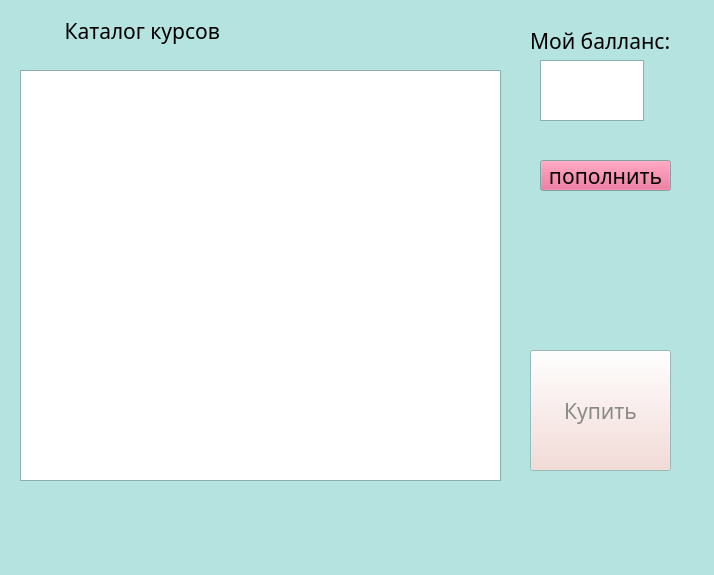
<?xml version="1.0" encoding="UTF-8"?>
<ui version="4.0">
 <class>adds</class>
 <widget class="QDialog" name="adds">
  <property name="geometry">
   <rect>
    <x>0</x>
    <y>0</y>
    <width>714</width>
    <height>575</height>
   </rect>
  </property>
  <property name="palette">
   <palette>
    <active>
     <colorrole role="Button">
      <brush brushstyle="SolidPattern">
       <color alpha="255">
        <red>227</red>
        <green>89</green>
        <blue>132</blue>
       </color>
      </brush>
     </colorrole>
     <colorrole role="Base">
      <brush brushstyle="SolidPattern">
       <color alpha="255">
        <red>255</red>
        <green>255</green>
        <blue>255</blue>
       </color>
      </brush>
     </colorrole>
     <colorrole role="Window">
      <brush brushstyle="SolidPattern">
       <color alpha="255">
        <red>181</red>
        <green>227</green>
        <blue>224</blue>
       </color>
      </brush>
     </colorrole>
    </active>
    <inactive>
     <colorrole role="Button">
      <brush brushstyle="SolidPattern">
       <color alpha="255">
        <red>227</red>
        <green>89</green>
        <blue>132</blue>
       </color>
      </brush>
     </colorrole>
     <colorrole role="Base">
      <brush brushstyle="SolidPattern">
       <color alpha="255">
        <red>255</red>
        <green>255</green>
        <blue>255</blue>
       </color>
      </brush>
     </colorrole>
     <colorrole role="Window">
      <brush brushstyle="SolidPattern">
       <color alpha="255">
        <red>181</red>
        <green>227</green>
        <blue>224</blue>
       </color>
      </brush>
     </colorrole>
    </inactive>
    <disabled>
     <colorrole role="Button">
      <brush brushstyle="SolidPattern">
       <color alpha="255">
        <red>244</red>
        <green>213</green>
        <blue>208</blue>
       </color>
      </brush>
     </colorrole>
     <colorrole role="Base">
      <brush brushstyle="SolidPattern">
       <color alpha="255">
        <red>181</red>
        <green>227</green>
        <blue>224</blue>
       </color>
      </brush>
     </colorrole>
     <colorrole role="Window">
      <brush brushstyle="SolidPattern">
       <color alpha="255">
        <red>181</red>
        <green>227</green>
        <blue>224</blue>
       </color>
      </brush>
     </colorrole>
    </disabled>
   </palette>
  </property>
  <property name="font">
   <font>
    <family>Sawasdee</family>
    <pointsize>16</pointsize>
   </font>
  </property>
  <property name="windowTitle">
   <string>Dialog</string>
  </property>
  <widget class="QLabel" name="label">
   <property name="geometry">
    <rect>
     <x>10</x>
     <y>10</y>
     <width>471</width>
     <height>41</height>
    </rect>
   </property>
   <property name="text">
    <string>          Каталог курсов</string>
   </property>
  </widget>
  <widget class="QTableView" name="tableView">
   <property name="geometry">
    <rect>
     <x>20</x>
     <y>70</y>
     <width>481</width>
     <height>411</height>
    </rect>
   </property>
  </widget>
  <widget class="QPushButton" name="pushButton">
   <property name="enabled">
    <bool>false</bool>
   </property>
   <property name="geometry">
    <rect>
     <x>530</x>
     <y>350</y>
     <width>141</width>
     <height>121</height>
    </rect>
   </property>
   <property name="palette">
    <palette>
     <active>
      <colorrole role="ButtonText">
       <brush brushstyle="SolidPattern">
        <color alpha="255">
         <red>0</red>
         <green>0</green>
         <blue>0</blue>
        </color>
       </brush>
      </colorrole>
     </active>
     <inactive>
      <colorrole role="ButtonText">
       <brush brushstyle="SolidPattern">
        <color alpha="255">
         <red>0</red>
         <green>0</green>
         <blue>0</blue>
        </color>
       </brush>
      </colorrole>
     </inactive>
     <disabled>
      <colorrole role="ButtonText">
       <brush brushstyle="SolidPattern">
        <color alpha="255">
         <red>136</red>
         <green>138</green>
         <blue>133</blue>
        </color>
       </brush>
      </colorrole>
     </disabled>
    </palette>
   </property>
   <property name="mouseTracking">
    <bool>false</bool>
   </property>
   <property name="autoFillBackground">
    <bool>false</bool>
   </property>
   <property name="text">
    <string>Купить</string>
   </property>
   <property name="checkable">
    <bool>false</bool>
   </property>
   <property name="checked">
    <bool>false</bool>
   </property>
   <property name="default">
    <bool>false</bool>
   </property>
   <property name="flat">
    <bool>false</bool>
   </property>
  </widget>
  <widget class="QLabel" name="label_2">
   <property name="geometry">
    <rect>
     <x>530</x>
     <y>10</y>
     <width>151</width>
     <height>61</height>
    </rect>
   </property>
   <property name="text">
    <string>Мой балланс:</string>
   </property>
  </widget>
  <widget class="QTextEdit" name="textEdit">
   <property name="geometry">
    <rect>
     <x>540</x>
     <y>60</y>
     <width>104</width>
     <height>61</height>
    </rect>
   </property>
  </widget>
  <widget class="QPushButton" name="pushButton_2">
   <property name="geometry">
    <rect>
     <x>540</x>
     <y>160</y>
     <width>131</width>
     <height>31</height>
    </rect>
   </property>
   <property name="text">
    <string>пополнить</string>
   </property>
  </widget>
 </widget>
 <resources/>
 <connections/>
</ui>
